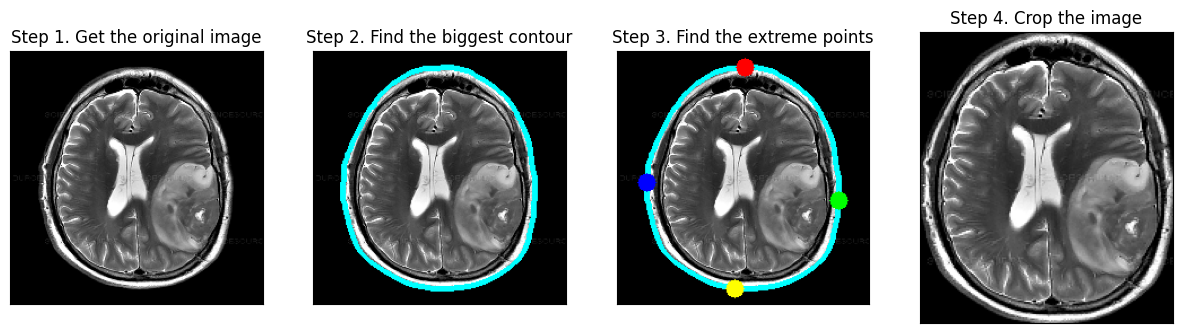
#> input picture download1.png, 1182 x 333 px, given in place of Y108.jpg, which was not available
$ jupyter execute --allow-errors 'Brain_Tumor_Detection_v1_0_||_CNN,_VGG_16.ipynb'   (shell and % lines are left out)   (text cells are left out)
#> lines starting #> are read from the running program, lines starting #| are printed output that depends on the picture; after the words box and inside, x2 and y2 are one past the last pixel; in counts of white or black regions, pixels touching at a corner belong together; pictures that were not available may be replaced by others from this repository, and a replacement may not be noted
[cell 1]
# IMPORTANT: RUN THIS CELL IN ORDER TO IMPORT YOUR KAGGLE DATA SOURCES
# TO THE CORRECT LOCATION (/kaggle/input) IN YOUR NOTEBOOK,
# THEN FEEL FREE TO DELETE THIS CELL.
# NOTE: THIS NOTEBOOK ENVIRONMENT DIFFERS FROM KAGGLE'S PYTHON
# ENVIRONMENT SO THERE MAY BE MISSING LIBRARIES USED BY YOUR
# NOTEBOOK.

import os
import sys
from tempfile import NamedTemporaryFile
from urllib.request import urlopen
from urllib.parse import unquote, urlparse
from urllib.error import HTTPError
from zipfile import ZipFile
import tarfile
import shutil

CHUNK_SIZE = 40960
DATA_SOURCE_MAPPING = 'keras-pretrained-models:https%3A%2F%2Fstorage.googleapis.com%2Fkaggle-data-sets%2F2798%2F7251%2Fbundle%2Farchive.zip%3FX-Goog-Algorithm%3DGOOG4-RSA-SHA256%26X-Goog-Credential%3Dgcp-kaggle-com%2540kaggle-161607.iam.gserviceaccount.com%252F20240515%252Fauto%252Fstorage%252Fgoog4_request%26X-Goog-Date%3D20240515T153450Z%26X-Goog-Expires%3D259200%26X-Goog-SignedHeaders%3Dhost%26X-Goog-Signature%3Da7596d9f879262dda593c41b0aec83158ab4d91292c4075b5748bcd2eb5d4a5899c69ce5fd033040cec76f73a505056dbae6ce96179f925753dc3d9aee7aa394e3b657a023f31974b421a24dbb39b6ec8eb1111e9ab042d9f4623d87c2e0e0142b0305636c5935f86325f089c57dc45a48571a1fb21d66a56e7f681f9d8fbde8e83c35efec704e2be4510db9d482cb80497bcee91972779896474ec836282ea47a4d1d0c5bc44c18523bdfced1f16d0678c5822b5479c085740566cea5100ed26de97e3a4f04f25b4083c055114673ccba88432193efbcb8d733b70fcfe9ea49e6689013ec35552397e582db95e0b68cbd57cae013e0eba325cefe217995489b,brain-mri-images-for-brain-tumor-detection:https%3A%2F%2Fstorage.googleapis.com%2Fkaggle-data-sets%2F165566%2F377107%2Fbundle%2Farchive.zip%3FX-Goog-Algorithm%3DGOOG4-RSA-SHA256%26X-Goog-Credential%3Dgcp-kaggle-com%2540kaggle-161607.iam.gserviceaccount.com%252F20240515%252Fauto%252Fstorage%252Fgoog4_request%26X-Goog-Date%3D20240515T153450Z%26X-Goog-Expires%3D259200%26X-Goog-SignedHeaders%3Dhost%26X-Goog-Signature%3D25c868f12bf5219d0614a0a004f9f89214964826919853a86769f0b975062343b48ddf1fc151ae8af0686e879945a517ded4705d834a41f324a3f37c4f0e17e7cee7a7eed62e8dc1ca7649401fb94d90300df2fe1db7c352d964b0d4b0a1c4cdcb01119c5afa5d34b050455b8640107a8338cf4df3a8794996ed4c160a324c00483198ddbcf47de871f4df38fe55267f3b2fc7e1ad60e3a78af0c90b3676428c919f1da21b6206d05c8d4ce66dbbb5524c5a89f9217a06c2158176fc847a60929db06f8dabafc24fe179d96a94a182c11392949ef24add3881dd45bebdaad27e6ea7f4b984baa356cee6ee84304691d0b9fca728049b382a31ad4d5cc159eec6'

KAGGLE_INPUT_PATH='/kaggle/input'
KAGGLE_WORKING_PATH='/kaggle/working'
KAGGLE_SYMLINK='kaggle'

shutil.rmtree('/kaggle/input', ignore_errors=True)
os.makedirs(KAGGLE_INPUT_PATH, 0o777, exist_ok=True)
os.makedirs(KAGGLE_WORKING_PATH, 0o777, exist_ok=True)

try:
  os.symlink(KAGGLE_INPUT_PATH, os.path.join("..", 'input'), target_is_directory=True)
except FileExistsError:
  pass
try:
  os.symlink(KAGGLE_WORKING_PATH, os.path.join("..", 'working'), target_is_directory=True)
except FileExistsError:
  pass

#> (the rest of this cell did not finish here and is left out)

[cell 2]
from IPython.display import clear_output
clear_output()

[cell 3]
import numpy as np
from tqdm import tqdm
import cv2
import os
import shutil
import itertools
import imutils
import matplotlib.pyplot as plt
from sklearn.preprocessing import LabelBinarizer
from sklearn.model_selection import train_test_split
from sklearn.metrics import accuracy_score, confusion_matrix

import plotly.graph_objs as go
from plotly.offline import init_notebook_mode, iplot
from plotly import tools

from keras.preprocessing.image import ImageDataGenerator
from keras.applications.vgg16 import VGG16, preprocess_input
from keras import layers
from keras.models import Model, Sequential
from keras.optimizers import Adam, RMSprop
from keras.callbacks import EarlyStopping

init_notebook_mode(connected=True)
RANDOM_SEED = 123

[cell 4]
clear_output()
# create new folders

[cell 5]
IMG_PATH = '../input/brain-mri-images-for-brain-tumor-detection/brain_tumor_dataset/'
# split the data by train/val/test
for CLASS in os.listdir(IMG_PATH):
    if not CLASS.startswith('.'):
        IMG_NUM = len(os.listdir(IMG_PATH + CLASS))
        for (n, FILE_NAME) in enumerate(os.listdir(IMG_PATH + CLASS)):
            img = IMG_PATH + CLASS + '/' + FILE_NAME
            if n < 5:
                shutil.copy(img, 'TEST/' + CLASS.upper() + '/' + FILE_NAME)
            elif n < 0.8*IMG_NUM:
                shutil.copy(img, 'TRAIN/'+ CLASS.upper() + '/' + FILE_NAME)
            else:
                shutil.copy(img, 'VAL/'+ CLASS.upper() + '/' + FILE_NAME)

[cell 6]
import os
import numpy as np
from PIL import Image

def load_data(dir_path, img_size):
#> called with dir_path = 'TRAIN/', img_size = (224, 224)
    X = []
    y = []
    labels = []
    i = 0

    for root, dirs, files in os.walk(dir_path):
        for dir_name in dirs:
            labels.append(dir_name)
        for dir_name in dirs:
            dir_full_path = os.path.join(root, dir_name)
            for file_name in os.listdir(dir_full_path):
                file_path = os.path.join(dir_full_path, file_name)
                try:
                    img = Image.open(file_path)
                    img = img.resize(img_size)
                    img_array = np.array(img)
                    if len(img_array.shape) == 2:  # If the image is grayscale, convert it to RGB
                        img_array = np.stack((img_array,)*3, axis=-1)
                    elif img_array.shape[-1] == 4:  # If the image has an alpha channel, remove it
                        img_array = img_array[:, :, :3]
                    X.append(img_array)
                    y.append(i)
                except Exception as e:
                    print(f"Error loading image {file_path}: {e}")
            i += 1

    # Ensure all images have the same shape
    X = np.array(X)
    y = np.array(y)
    print(f'{len(X)} images loaded from {dir_path} directory.')
    return X, y, labels


# [28 lines left out: function plot_confusion_matrix, not called in this run]

[cell 7]
# Define directories and image size
TRAIN_DIR = 'TRAIN/'
TEST_DIR = 'TEST/'
VAL_DIR = 'VAL/'
IMG_SIZE = (224, 224)


# Use predefined function to load the image data into workspace
X_train, y_train, labels = load_data(TRAIN_DIR, IMG_SIZE)
X_test, y_test, _ = load_data(TEST_DIR, IMG_SIZE)
X_val, y_val, _ = load_data(VAL_DIR, IMG_SIZE)

[cell 8]
y = dict()
y[0] = []
y[1] = []
for set_name in (y_train, y_val, y_test):
    y[0].append(np.sum(set_name == 0))
    y[1].append(np.sum(set_name == 1))

trace0 = go.Bar(
    x=['Train Set', 'Validation Set', 'Test Set'],
    y=y[0],
    name='No',
    marker=dict(color='#33cc33'),
    opacity=0.7
)
trace1 = go.Bar(
    x=['Train Set', 'Validation Set', 'Test Set'],
    y=y[1],
    name='Yes',
    marker=dict(color='#ff3300'),
    opacity=0.7
)
data = [trace0, trace1]
layout = go.Layout(
    title='Count of classes in each set',
    xaxis={'title': 'Set'},
    yaxis={'title': 'Count'}
)
fig = go.Figure(data, layout)
iplot(fig)

[cell 9]
def plot_samples(X, y, labels_dict, n=50):
    """
    Creates a gridplot for desired number of images (n) from the specified set
    """
#> called with X = array of shape (0,), y = array of shape (0,), n = 30
    for index in range(len(labels_dict)):
        imgs = X[np.argwhere(y == index)][:n]
        j = 10
        i = int(n/j)

        plt.figure(figsize=(15,6))
        c = 1
        for img in imgs:
            plt.subplot(i,j,c)
            plt.imshow(img[0])

            plt.xticks([])
            plt.yticks([])
            c += 1
        plt.suptitle('Tumor: {}'.format(labels_dict[index]))
        plt.show()

[cell 10]
plot_samples(X_train, y_train, labels, 30)

[cell 11]
RATIO_LIST = []
for set in (X_train, X_test, X_val):
    for img in set:
        RATIO_LIST.append(img.shape[1]/img.shape[0])

plt.hist(RATIO_LIST)
#> (this line was passed over: IPython is not available in this run)
plt.title('Distribution of Image Ratios')
#> (this line was passed over: IPython is not available in this run)
plt.xlabel('Ratio Value')
#> (this line was passed over: IPython is not available in this run)
plt.ylabel('Count')
#> (this line was passed over: IPython is not available in this run)
plt.show()

[cell 12]
import cv2
import numpy as np
import imutils
from PIL import Image

# [39 lines left out: function crop_imgs, not called in this run]

[cell 13]
img = cv2.imread('../input/brain-mri-images-for-brain-tumor-detection/brain_tumor_dataset/yes/Y108.jpg')
#> img is the input picture: shape (333, 1182, 3); mean B, G, R 125.9, 126.1, 121.9
img = cv2.resize(
            img,
            dsize=IMG_SIZE,
            interpolation=cv2.INTER_CUBIC
        )
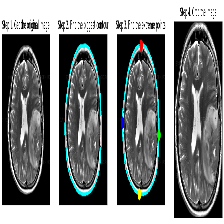
#> img: shape (224, 224, 3); mean B, G, R 125.5, 125.6, 121.4
gray = cv2.cvtColor(img, cv2.COLOR_RGB2GRAY)
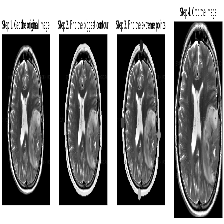
#> gray: shape (224, 224); min 0, max 255, mean 125.1
gray = cv2.GaussianBlur(gray, (5, 5), 0)
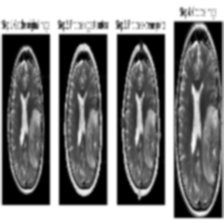
#> gray: shape (224, 224); min 0, max 255, mean 124.9

# threshold the image, then perform a series of erosions +
# dilations to remove any small regions of noise
thresh = cv2.threshold(gray, 45, 255, cv2.THRESH_BINARY)[1]
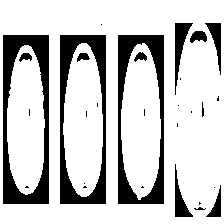
#> thresh: shape (224, 224); 78.4% white; 29 black regions (16 under 20 px), largest, box (x1, y1, x2, y2) and area: (3, 35, 49, 204) 3259, (60, 35, 106, 204) 2901, (118, 35, 164, 204) 2882
thresh = cv2.erode(thresh, None, iterations=2)
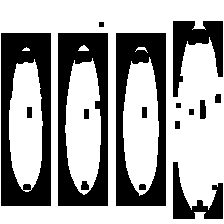
#> thresh: shape (224, 224); 64% white; 16 black regions, largest, box (x1, y1, x2, y2) and area: (1, 33, 51, 206) 5097, (58, 33, 108, 206) 4757, (116, 33, 166, 206) 4723
thresh = cv2.dilate(thresh, None, iterations=2)
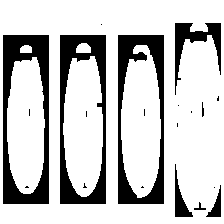
#> thresh: shape (224, 224); 77.8% white; 20 black regions (12 under 20 px)

# find contours in thresholded image, then grab the largest one
cnts = cv2.findContours(thresh.copy(), cv2.RETR_EXTERNAL, cv2.CHAIN_APPROX_SIMPLE)
#> cnts = 1 contour; box (x1, y1, x2, y2) and area: (0, 0, 224, 224) 49729
cnts = imutils.grab_contours(cnts)
#> cnts = [[[0, 0], [0, 223], [223, 223], [223, 0]]]
c = max(cnts, key=cv2.contourArea)
#> c = [[0, 0], [0, 223], [223, 223], [223, 0]]

# find the extreme points
extLeft = tuple(c[c[:, :, 0].argmin()][0])
#> extLeft = (0, 0)
extRight = tuple(c[c[:, :, 0].argmax()][0])
#> extRight = (223, 223)
extTop = tuple(c[c[:, :, 1].argmin()][0])
#> extTop = (0, 0)
extBot = tuple(c[c[:, :, 1].argmax()][0])
#> extBot = (0, 223)

# add contour on the image
img_cnt = cv2.drawContours(img.copy(), [c], -1, (0, 255, 255), 4)
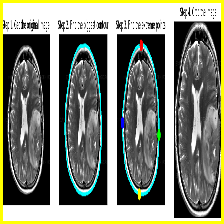
#> img_cnt: shape (224, 224, 3); mean B, G, R 114.1, 127.7, 123.6

# add extreme points
img_pnt = cv2.circle(img_cnt.copy(), extLeft, 8, (0, 0, 255), -1)
img_pnt = cv2.circle(img_pnt, extRight, 8, (0, 255, 0), -1)
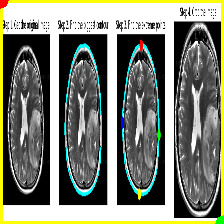
#> img_pnt: shape (224, 224, 3); mean B, G, R 114, 127.5, 123.3
img_pnt = cv2.circle(img_pnt, extTop, 8, (255, 0, 0), -1)
#> img_pnt: shape (224, 224, 3); 0.12% of pixels changed, all inside (x1, y1, x2, y2) = (0, 0, 9, 9)
img_pnt = cv2.circle(img_pnt, extBot, 8, (255, 255, 0), -1)
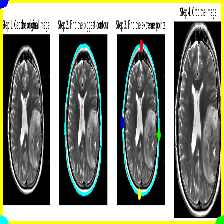
#> img_pnt: shape (224, 224, 3); mean B, G, R 114.5, 127.5, 122.7

# crop
ADD_PIXELS = 0
new_img = img[extTop[1]-ADD_PIXELS:extBot[1]+ADD_PIXELS, extLeft[0]-ADD_PIXELS:extRight[0]+ADD_PIXELS].copy()
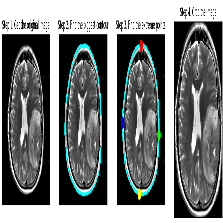
#> new_img: shape (223, 223, 3); mean B, G, R 124.3, 124.5, 120.2

[cell 14]
plt.figure(figsize=(15,6))
#> (this line was passed over: IPython is not available in this run)
plt.subplot(141)
#> (this line was passed over: IPython is not available in this run)
plt.imshow(img)
#> (this line was passed over: IPython is not available in this run)
